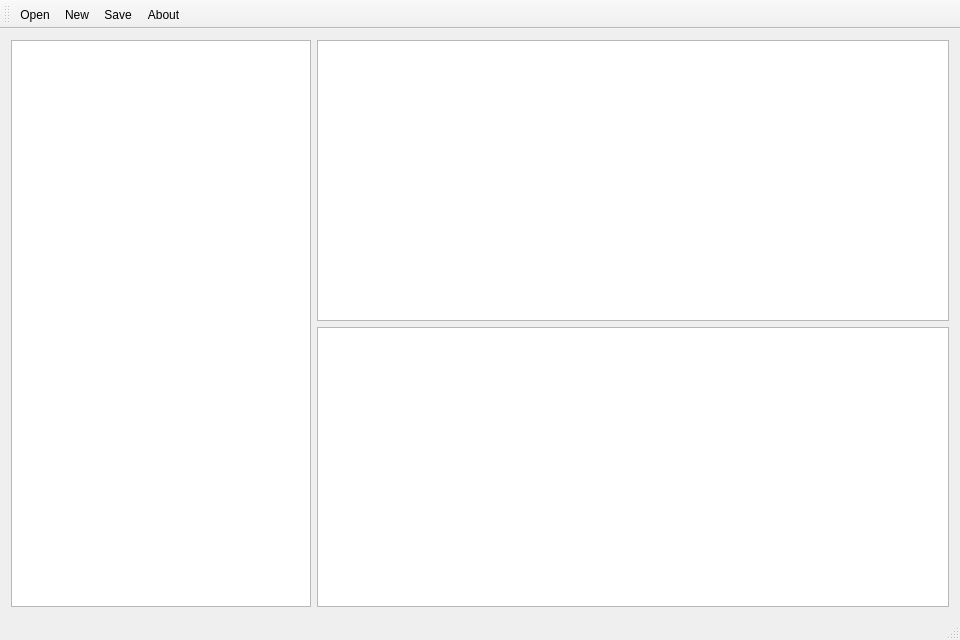
<?xml version="1.0" encoding="UTF-8"?>
<ui version="4.0">
 <class>MainWindow</class>
 <widget class="QMainWindow" name="MainWindow">
  <property name="geometry">
   <rect>
    <x>0</x>
    <y>0</y>
    <width>960</width>
    <height>640</height>
   </rect>
  </property>
  <property name="windowTitle">
   <string>FPackage</string>
  </property>
  <widget class="QWidget" name="centralWidget">
   <layout class="QHBoxLayout" name="horizontalLayout_2">
    <item>
     <layout class="QHBoxLayout" name="horizontalLayout">
      <item>
       <widget class="QTreeView" name="treeView_dir">
        <property name="maximumSize">
         <size>
          <width>300</width>
          <height>16777215</height>
         </size>
        </property>
       </widget>
      </item>
      <item>
       <layout class="QVBoxLayout" name="verticalLayout">
        <item>
         <widget class="QListView" name="listView_files"/>
        </item>
        <item>
         <widget class="QTextEdit" name="textEdit_file">
          <property name="minimumSize">
           <size>
            <width>0</width>
            <height>200</height>
           </size>
          </property>
          <property name="textInteractionFlags">
           <set>Qt::TextSelectableByKeyboard|Qt::TextSelectableByMouse</set>
          </property>
         </widget>
        </item>
       </layout>
      </item>
     </layout>
    </item>
   </layout>
  </widget>
  <widget class="QMenuBar" name="menuBar">
   <property name="geometry">
    <rect>
     <x>0</x>
     <y>0</y>
     <width>960</width>
     <height>17</height>
    </rect>
   </property>
  </widget>
  <widget class="QToolBar" name="mainToolBar">
   <attribute name="toolBarArea">
    <enum>TopToolBarArea</enum>
   </attribute>
   <attribute name="toolBarBreak">
    <bool>false</bool>
   </attribute>
   <addaction name="actionOpen"/>
   <addaction name="actionNew"/>
   <addaction name="actionSave"/>
   <addaction name="actionAbout"/>
  </widget>
  <widget class="QStatusBar" name="statusBar"/>
  <action name="actionAbout">
   <property name="icon">
    <iconset>
     <normaloff>:/images/about</normaloff>:/images/about</iconset>
   </property>
   <property name="text">
    <string>About</string>
   </property>
   <property name="toolTip">
    <string>About FPackage</string>
   </property>
   <property name="statusTip">
    <string>About FPackage</string>
   </property>
   <property name="shortcut">
    <string>Ctrl+A</string>
   </property>
  </action>
  <action name="actionNew">
   <property name="icon">
    <iconset>
     <normaloff>:/images/doc-new</normaloff>:/images/doc-new</iconset>
   </property>
   <property name="text">
    <string>New</string>
   </property>
   <property name="toolTip">
    <string>&lt;html&gt;&lt;head/&gt;&lt;body&gt;&lt;p&gt;New Package&lt;/p&gt;&lt;/body&gt;&lt;/html&gt;</string>
   </property>
   <property name="shortcut">
    <string>Ctrl+O</string>
   </property>
  </action>
  <action name="actionOpen">
   <property name="icon">
    <iconset>
     <normaloff>:/images/doc-open</normaloff>:/images/doc-open</iconset>
   </property>
   <property name="text">
    <string>Open</string>
   </property>
   <property name="toolTip">
    <string>Open File</string>
   </property>
   <property name="shortcut">
    <string>Ctrl+O</string>
   </property>
  </action>
  <action name="actionSave">
   <property name="icon">
    <iconset>
     <normaloff>:/images/doc-save-as</normaloff>:/images/doc-save-as</iconset>
   </property>
   <property name="text">
    <string>Save</string>
   </property>
   <property name="toolTip">
    <string>Save File...</string>
   </property>
   <property name="shortcut">
    <string>Ctrl+S</string>
   </property>
  </action>
 </widget>
 <layoutdefault spacing="6" margin="11"/>
 <resources>
  <include location="../resource/res.qrc"/>
 </resources>
 <connections/>
</ui>
